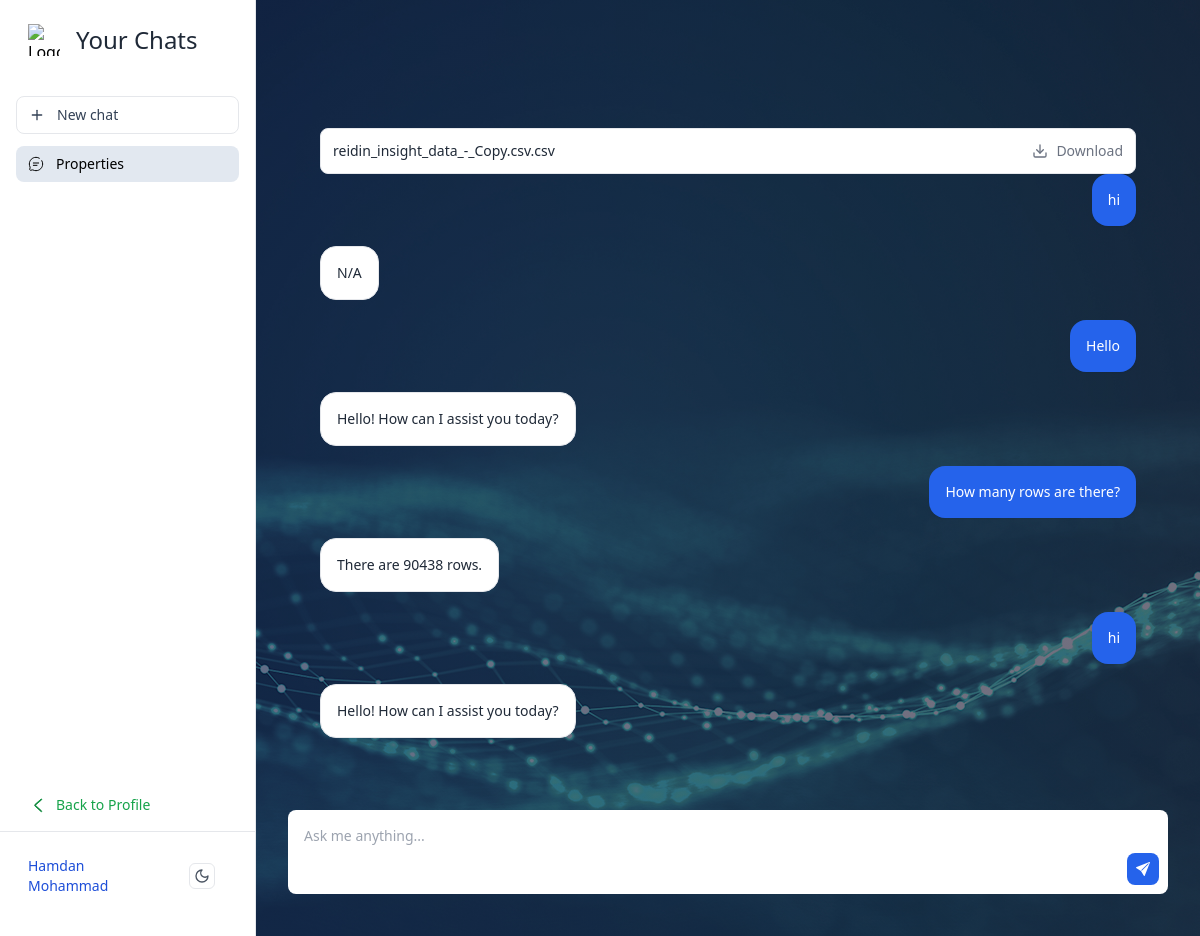
The app's page /chats/1 (signed in) with its own data.
### models.py (models this page shows, shortened)
class Conversation(db.Model):
    _id = db.Column("id", db.Integer, primary_key=True)
    title = db.Column(db.String(100))
    user_id = db.Column(db.Integer, db.ForeignKey('user.id'), nullable=False)
    persona_id = db.Column(db.Integer, db.ForeignKey('persona.id'), nullable=False)
    messages = db.relationship('Message', backref='conversation', lazy='dynamic')

class User(UserMixin, db.Model):
    id = db.Column("id", db.Integer, primary_key=True)
    name = db.Column(db.String(100), nullable=False)
    username = db.Column(db.String(100), unique=True, nullable=False)
    email = db.Column(db.String(100), unique=True, nullable=False)
    password = db.Column(db.String(100), nullable=False)
    personas = db.relationship('Persona', backref='user', lazy='dynamic')
    data = db.relationship('Data', backref='user', lazy='dynamic')
    conversations = db.relationship('Conversation', backref='user', lazy='dynamic')
    messages = db.relationship('Message', backref='user', lazy='dynamic')

class Data(db.Model):
    _id = db.Column("id", db.Integer, primary_key=True)
    datatype = db.Column(db.String(50), nullable=False)
    filepath = db.Column(db.String(500), nullable=False)
    added_on = db.Column(db.DateTime, nullable=False, default=db.func.now())
    user_id = db.Column(db.Integer, db.ForeignKey('user.id'), nullable=False)
    personas = db.relationship('Persona', backref='data', lazy='dynamic')

class Message(db.Model):
    _id = db.Column("id", db.Integer, primary_key=True)
    is_user = db.Column(db.Boolean, nullable=False)
    content = db.Column(db.Text, nullable=False)
    timestamp = db.Column(db.DateTime, nullable=False, default=db.func.now())
    user_id = db.Column(db.Integer, db.ForeignKey('user.id'), nullable=False)
    conversation_id = db.Column(db.Integer, db.ForeignKey('conversation.id'), nullable=False)

### app.py (the view, shortened to what this page needs)
@app.route('/chats/<int:conv_id>', methods=['GET', 'POST'])
@login_required
def chat(conv_id):
    personas = current_user.personas.all()
    conversations = current_user.conversations.all()
    conversation = Conversation.query.get_or_404(conv_id)
    persona_in_use = Persona.query.get(conversation.persona_id)
    data=None
    if persona_in_use.data_id:
        data = Data.query.get(Persona.query.get(conversation.persona_id).data_id)
    messages = conversation.messages.order_by(Message.timestamp.asc()).all()
    return render_template('chats.html', personas=personas, persona_in_use=persona_in_use, data=data,
                           conversations=conversations, conversation=conversation,
                           messages=messages)

### app.py (called while the page is built)
@login_manager.user_loader
def load_user(user_id):
    return User.query.get(int(user_id))

### templates/chats.html (shortened to what this page needs)
{% extends 'chat_base.html' %}
{% block content %}
<div class="max-w-4xl px-4 py-10 sm:px-6 lg:px-8 lg:py-14 mx-auto">
  {% if persona_in_use.data_id %}
  <ul class="flex flex-col justify-end text-start -space-y-px">
    <li
      class="flex items-center gap-x-2 p-3 text-sm bg-white border text-gray-800 first:rounded-t-lg first:mt-0 last:rounded-b-lg dark:bg-neutral-900 dark:border-neutral-700 dark:text-neutral-200">
      <div class="w-full flex justify-between truncate">
        <span class="me-3 flex-1 w-0 truncate">
          {{ data.filepath }}.{{ data.datatype }}
        </span>
        <button type="button"
          class="flex items-center gap-x-2 text-gray-500 hover:text-blue-600 whitespace-nowrap dark:text-neutral-500 dark:hover:text-blue-500">
          Download
        </button>
      </div>
    </li>
  </ul>
  {% endif %}
  <ul class="space-y-5">
  {% for message in messages %}
    {% if message.is_user %}
    <li class="max-w-lg gap-x-2 sm:gap-x-4 flex justify-end ms-auto">
      <div class="grow text-end space-y-3">
        <div class="rounded-2xl p-4 inline-block bg-blue-600 shadow-sm">
          <p class="text-sm text-white">
            {{ message.content }}
          </p>
        </div>
      </div>
    </li>
    {% else %}
    <li class="max-w-lg gap-x-2 sm:gap-x-4 flex">
      <div class="bg-white border border-gray-200 rounded-2xl p-4 space-y-3 dark:bg-slate-900 dark:border-gray-700">
        <p class="text-sm text-gray-800 dark:text-white">
          {{ message.content }}
        </p>
      </div>
    </li>
    {% endif %}
  {% endfor %}
  </ul>
</div>
<footer class="max-w-4xl mx-auto sticky bottom-0 z-10 bg-transparent pt-2 pb-4 sm:pt-4 sm:pb-6 px-4 sm:px-6 lg:px-0">
  <form method="post">
  <div class="relative">
    <div class="absolute bottom-px inset-x-px p-2 rounded-b-md bg-white dark:bg-slate-900">
      <div class="flex justify-between items-center">
        <div class="flex items-center gap-x-1">
          <button type="submit"
            class="inline-flex flex-shrink-0 justify-center items-center size-8 rounded-lg text-white bg-blue-600 hover:bg-blue-500 focus:z-10 focus:outline-none focus:ring-2 focus:ring-blue-500">
          </button>
        </div>
        </form>
      </div>
    </div>
{% endblock %}

### templates/chat_base.html (shortened to what this page needs)
<!DOCTYPE html>
<html lang="en">
<head>
  <link rel="stylesheet" href="{{ url_for('static',filename='dist/css/output.css') }}">
</head>
<body class="dark:bg-slate-900 bg-slate-300 h-full items-center py-16
	[&::-webkit-scrollbar]:w-2
  [&::-webkit-scrollbar-track]:bg-gray-100
  [&::-webkit-scrollbar-thumb]:bg-gray-400
  dark:[&::-webkit-scrollbar-track]:bg-slate-700
  dark:[&::-webkit-scrollbar-thumb]:bg-slate-500 bg-fixed bg-center"
  style="background-image:linear-gradient(rgba(18, 16, 54, 0.6), rgba(18, 16, 54, 0.6)), url('../static/images/chat_bg.jpg');">
  <div id="application-sidebar"
    class="hs-overlay [--auto-close:lg] hs-overlay-open:translate-x-0 -translate-x-full duration-300 transform hidden fixed top-0 start-0 bottom-0 z-[60] w-64 bg-white border-e border-gray-200 overflow-y-auto lg:block lg:translate-x-0 lg:end-auto lg:bottom-0 [&::-webkit-scrollbar]:w-2 [&::-webkit-scrollbar-thumb]:rounded-full [&::-webkit-scrollbar-track]:bg-gray-100 [&::-webkit-scrollbar-thumb]:bg-gray-300 dark:[&::-webkit-scrollbar-track]:bg-slate-700 dark:[&::-webkit-scrollbar-thumb]:bg-slate-500 dark:bg-slate-900 dark:border-gray-700">
    <nav class="hs-accordion-group size-full flex flex-col" data-hs-accordion-always-open>
      <div class="flex items-center py-6 pe-4 ps-7">
        <a href="#" class="flex-shrink-0">
          <img class="h-8 w-8" src="https://tailwindui.com/img/logos/workflow-mark-indigo-500.svg" alt="Logo">
        </a>
        <p class="ml-4 text-2xl font-medium text-gray-800 dark:text-white">Your Chats</p>
      </div>
      <div class="h-full">
        <ul class="space-y-1.5 p-4">
          <li>
            <button
              class="w-full flex items-center gap-x-3 py-2 mb-3 px-3 text-sm font-medium text-slate-700 border rounded-lg hover:border-blue-900 hover:bg-blue-100 hover:text-blue-700 dark:hover:bg-blue-900 dark:text-slate-300 dark:hover:text-blue-300"
              data-hs-overlay="#hs-static-backdrop-modal">
              <svg class="flex-shrink-0 size-4" xmlns="http://www.w3.org/2000/svg" width="24" height="24"
                viewBox="0 0 24 24" fill="none" stroke="currentColor" stroke-width="2" stroke-linecap="round"
                stroke-linejoin="round">
                <path d="M5 12h14" />
                <path d="M12 5v14" />
              </svg>
              New chat
            </button>
          </li>
          {% for conversation in conversations %}
          <li>
            <div class="relative">
              <a class="flex items-center gap-x-3 py-2 px-3 text-sm rounded-lg {% if request.path == url_for('chat', conv_id=conversation._id) %} font-medium bg-slate-200 dark:text-slate-200 dark:bg-slate-700 {% else %} text-slate-700 hover:bg-slate-100 dark:hover:bg-slate-800 dark:text-slate-400 dark:hover:text-slate-300 {% endif %}"
                href="/chats/{{ conversation._id }}">
                {{ conversation.title }}
              </a>
            </div>
          </li>
          {% endfor %}
        </ul>
      </div>
      <div class="mt-auto">
        <div class="py-2.5 px-7">
          <a class="inline-flex items-center gap-x-2 text-sm text-green-600 hover:text-green-800"
            href="{{ url_for('profile') }}">
            Back to Profile
          </a>
        </div>
        <div class="p-4 border-t border-gray-200 dark:border-gray-700">
          <p
            class="flex justify-between items-center gap-x-3 py-2 px-3 mb-4 text-sm font-medium text-blue-700 rounded-lg dark:text-blue-600">
            {{ current_user.name }}
            <span>
              <button type="button"
                class="mx-3 p-1 border hover:border-gray-300 dark:hover:border-gray-600 rounded-md hs-dark-mode-active:hidden block hs-dark-mode group flex items-center text-gray-600 hover:text-blue-600 font-medium dark:text-gray-400 dark:hover:text-gray-500"
                data-hs-theme-click-value="dark">
                <svg class="flex-shrink-0 size-4" xmlns="http://www.w3.org/2000/svg" width="24" height="24"
                  viewBox="0 0 24 24" fill="none" stroke="currentColor" stroke-width="2" stroke-linecap="round"
                  stroke-linejoin="round">
                  <path d="M12 3a6 6 0 0 0 9 9 9 9 0 1 1-9-9Z" />
                </svg>
              </button>
            </span>
          </p>
        </div>
      </div>
    </nav>
  </div>
  <div class="w-full pt-2 px-4 sm:px-6 md:px-8 lg:ps-72">
    <div class="relative h-screen">
        {% block content %}{% endblock %}
</body>
</html>

### records on screen
Conversation: title "Properties"
User: name "Hamdan Mohammad"
Data: filepath "reidin_insight_data_-_Copy.csv", datatype "csv"
Message: content "hi"
Message: content "N/A"
Message: content "Hello"
Message: content "Hello! How can I assist you today?"
Message: content "How many rows are there?"
Message: content "There are 90438 rows."
Message: content "hi"
Message: content "Hello! How can I assist you today?"
